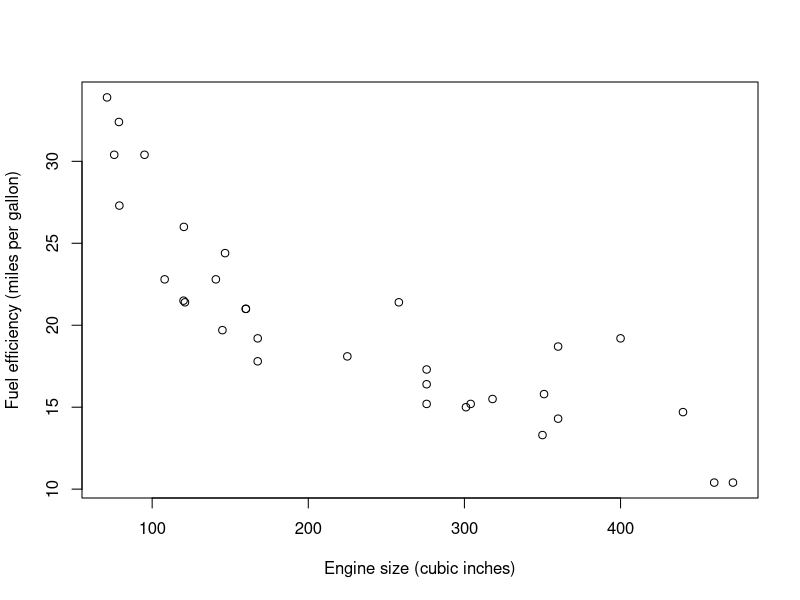
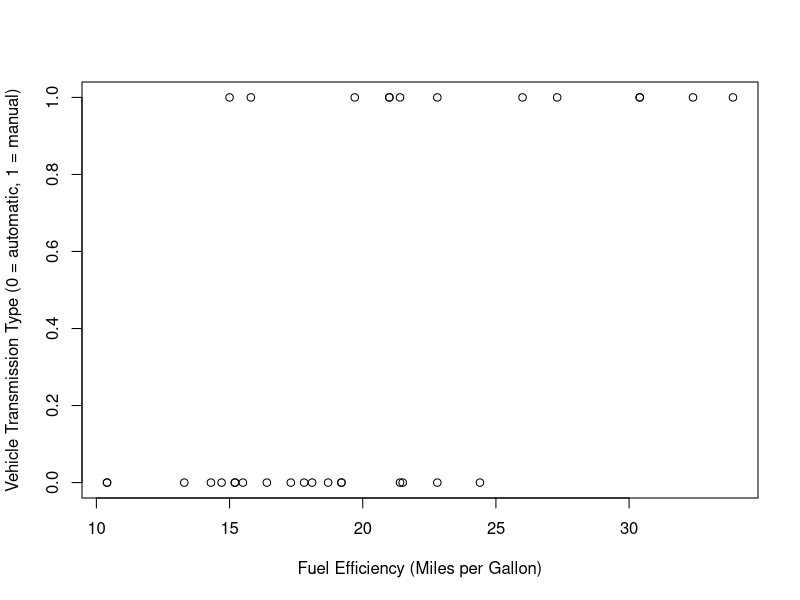
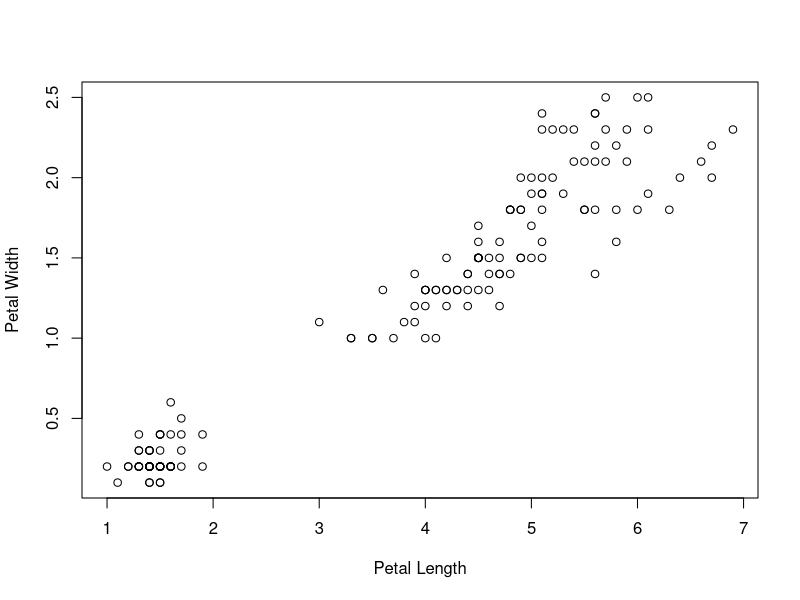
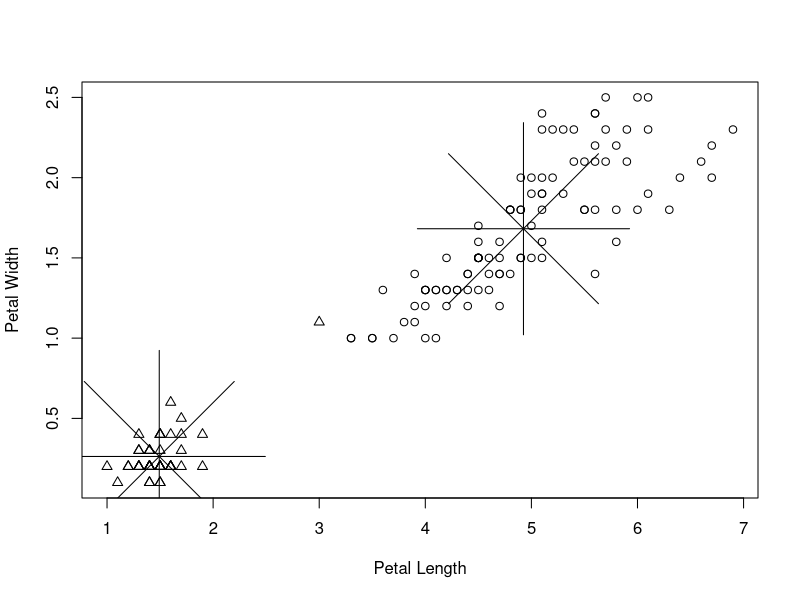
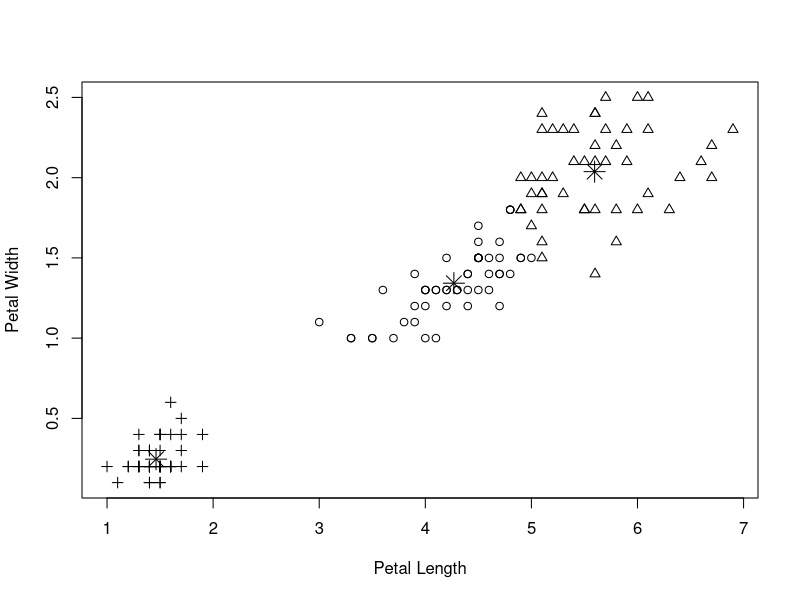
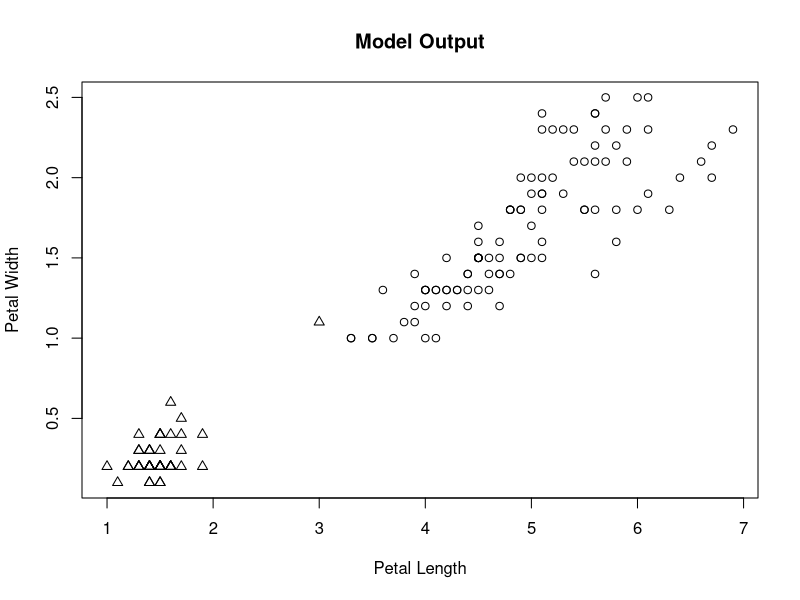
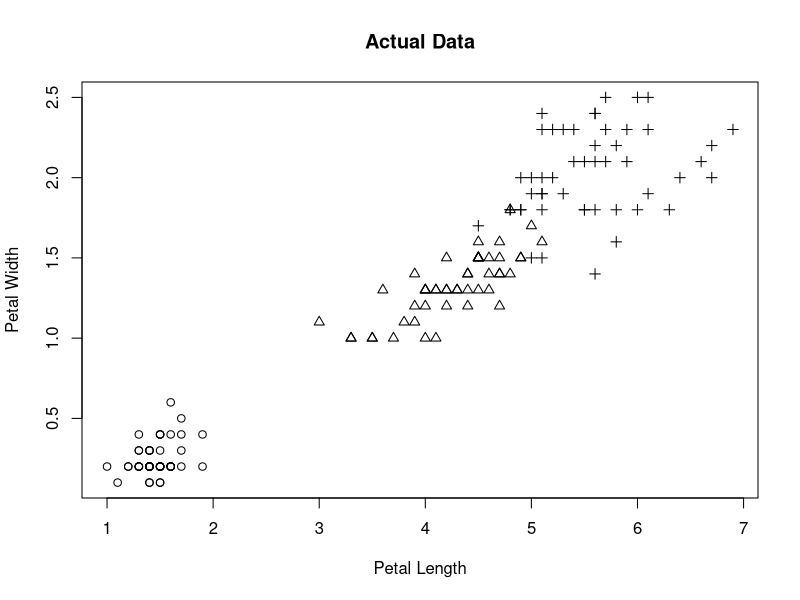
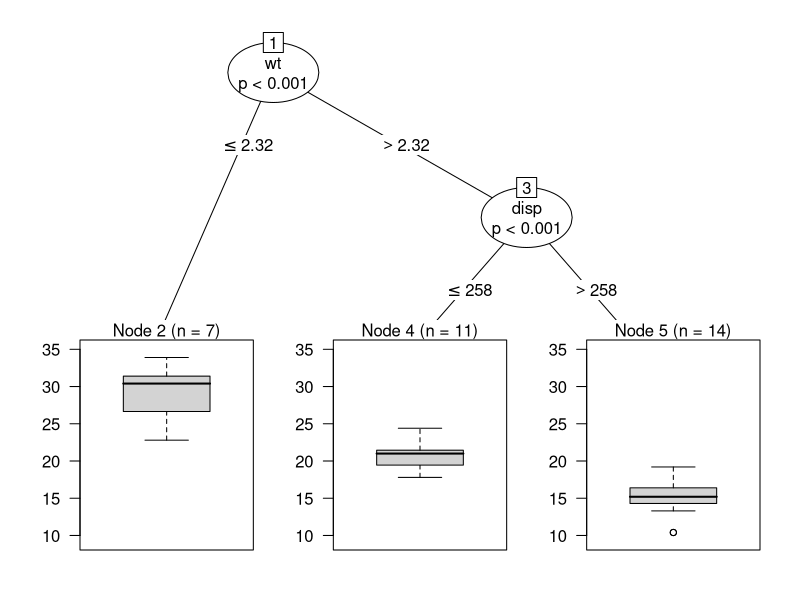

Write the R code that produced these figures, in order.
## ---- chunk 1
library(ggplot2)
library(tidyverse)
## ---- chunk 2
head(mtcars)
#11 features 

plot(y = mtcars$mpg, x = mtcars$disp, xlab = "Engine size (cubic inches)", ylab = "Fuel efficiency (miles per gallon)")
# Fuel efficiency decreases as the size of the engine increases but if you have some new engine for which you want know the efficiency it doesnt give you an exact answer 

model <- lm(mtcars$mpg ~ mtcars$disp)
coef(model)
## ---- chunk 3
coef(model)[2] * 200 + coef(model)[1]
## ---- chunk 4
summary(model)
## ---- chunk 5
split_size = 0.8
sample_size = floor(split_size * nrow(mtcars)) # floor() takes a simple numeric argument x and returns a numeric vector containing the integers formed by truncating the values in x toward 0
set.seed(123) # for randomization 
train_indices <- sample(seq_len(nrow(mtcars)), size = sample_size) #sample takes a sample of specified size, seq_len() generates regular sequences of mtcar rows that are sample size of training 

train <- mtcars[train_indices, ]
test <- mtcars[-train_indices, ]
## ---- chunk 6
model2 <- lm(mpg~disp, data = train) # runs model on training data
new.data <- data.frame(disp = test$disp) # creates new dataframe with the disp feature from test data
test$output <- predict(model2, new.data) # using the model on the test disp feature 
sqrt(sum(test$mpg - test$output)^2/nrow(test))
## ---- chunk 7
plot(x = mtcars$mpg, y = mtcars$am, xlab = "Fuel Efficiency (Miles per Gallon)", ylab = "Vehicle Transmission Type (0 = automatic, 1 = manual)")
## ---- chunk 8
#install.packages("caTools")
library(caTools)
## ---- chunk 9
Label.train = train[, 9] #Need to give the model the label against which we want to predict as well as the data you want to use for training
Data.train = train[, -9] #"the data we want is the mtcars dataset that we split into a training set except column number 9" which is the am column we used before which subsets the data instead of listing out each column individually for input, just focuses on am!

model = LogitBoost(Data.train, Label.train) #set the label and data by picking the columns that represented each 
Data.test = test
Lab = predict(model, Data.test, type = "raw")
data.frame(row.names(test), test$mpg, test$am, Lab)
## ---- chunk 10
plot(x = iris$Petal.Length, y = iris$Petal.Width, xlab = "Petal Length", ylab = "Petal Width")
# petal length as a function of petal width 
## ---- chunk 11
data = data.frame(iris$Petal.Length, iris$Petal.Width)
iris.kmeans <- kmeans(data, 2)
plot(x = iris$Petal.Length, y = iris$Petal.Width, pch = iris.kmeans$cluster,
     xlab = "Petal Length", ylab = "Petal Width")
points(iris.kmeans$centers, pch = 8, cex = 20)
## ---- chunk 12
iris.kmeans3 <- kmeans(data, 3)

plot(x = iris$Petal.Length, y = iris$Petal.Width, pch = iris.kmeans3$cluster,
     xlab = "Petal Length", ylab = "Petal Width")
points(iris.kmeans3$centers, pch = 8, cex = 2)

## ---- chunk 13

plot(x = iris$Petal.Length, iris$Petal.Width, pch = iris.kmeans$cluster, xlab = "Petal Length", ylab = "Petal Width", main = "Model Output")

plot(x = iris$Petal.Length, y = iris$Petal.Width, pch = as.integer(iris$Species), xlab = "Petal Length", ylab = "Petal Width", main = "Actual Data")

par(mfrow = c(1,2))
## ---- chunk 14
head(iris)
unique(iris$Species) #3 species!
## ---- chunk 15
table(iris.kmeans3$cluster, iris$Species)
## ---- chunk 16
install.packages("party")
library(party)
tree <- ctree(mpg ~ ., data = mtcars)
plot(tree)

## ---- chunk 17
tree.train <- ctree(mpg~ ., data = train)
plot(tree.train)
## ---- chunk 18
test$mpg.tree <- predict(tree.train, test) #predict() function and applies it to the entirety of the test data
test$class <- predict(tree.train, test, type = "node") #applies it to the entirety of the test data and then stores it as a column in the test data then it performs the same procedure but add type="node" option to get a class out!
data.frame(row.names(test), test$mpg, test$mpg.tree, test$class) # sticks them together in a df

## ---- chunk 19
install.packages("randomForest")
library(randomForest)
mtcars.rf <- randomForest(mpg~ ., data = mtcars, ntree= 1000, keep.forest = FALSE, importance = FALSE)
plot(mtcars.rf, log = "y", title = "")

# Can show how the error in the model evolves over the course of how many trees were introduced into the model 
## ---- chunk 20
TRUE & TRUE
TRUE & FALSE
FALSE & FALSE
## ---- chunk 21
set.seed(123)
library(nnet)
iris.nn <- nnet(Species ~., data = iris, size = 2)
# size = 2 option tells use that we using two hidden layers for computation which must specified 
# the output that we see are iterations of the network
## ---- chunk 22
table(iris$Species, predict(iris.nn, iris, type = "class"))
## ---- chunk 23
library(e1071)
iris.svm <- svm(Species ~., data = iris)
table(iris$Species, predict(iris.svm, iris, type = "class"))
## ---- chunk 24
# Generated a random set of data that is normally distributed into two groups, this can yield a result making it difficult to distiniguish between groups 

# bind two matrices of random data with a specified distribution 
x <- rbind(matrix(rnorm(100, sd = 0.3), ncol = 2), matrix(rnorm(100, mean = 1, sd = 0.3), ncol = 2))
view(x)

colnames(x) <- c("x", "y")

plot(x)

# Random data we want to classify intp two distinct clusters can be difficult to figure this out but kmeans helps 
# plots random datapoints 
## ---- chunk 25
cl <- kmeans(x, 2) #creates two clusters

#sets point symbols to specific clusters
plot(x, pch = cl$cluster)

# Randomly distributed data points with clustering classification labels applied
## ---- chunk 26
cl[2]
#CLiuster centers below
